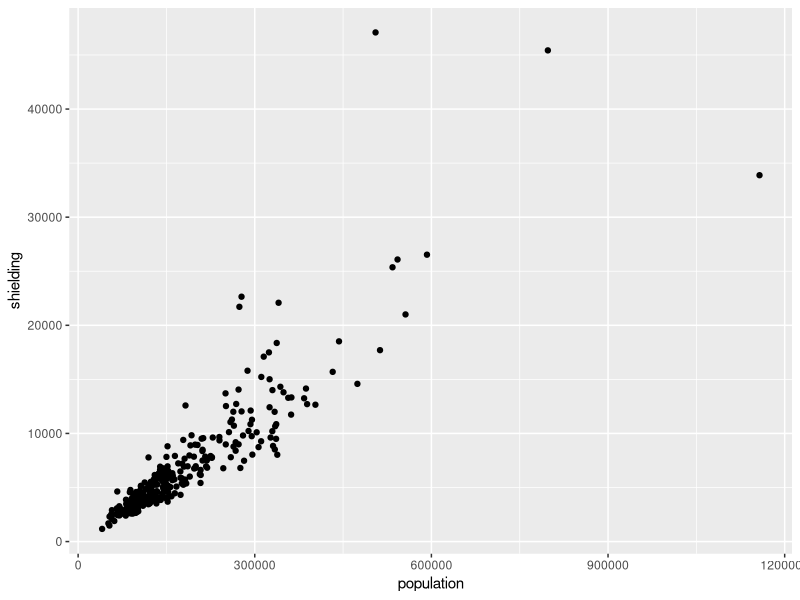
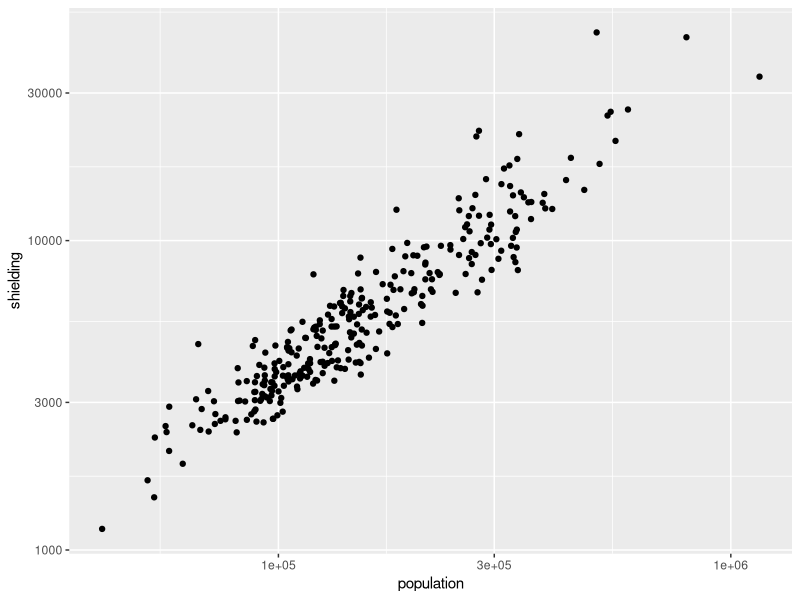
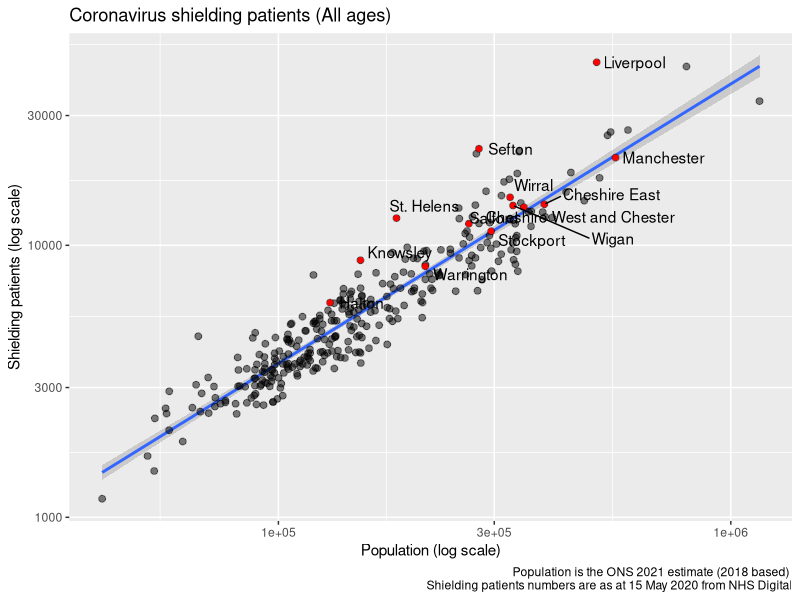
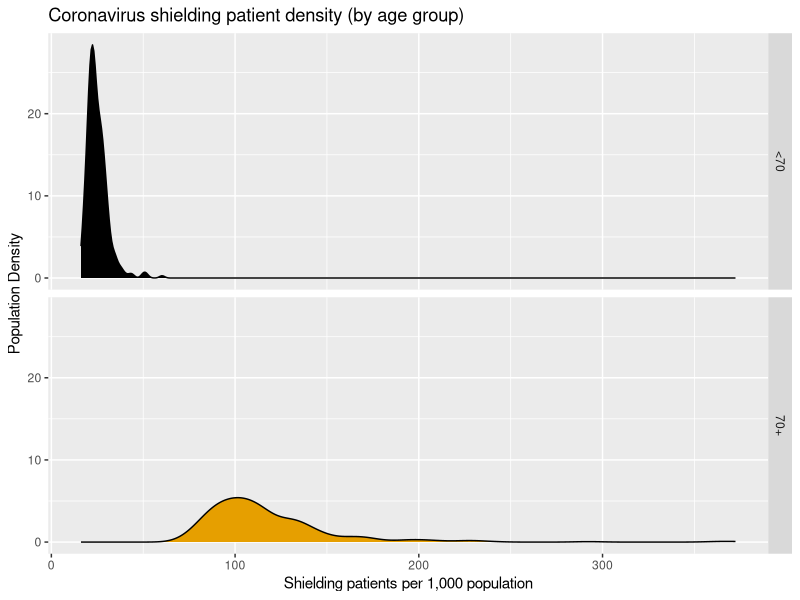
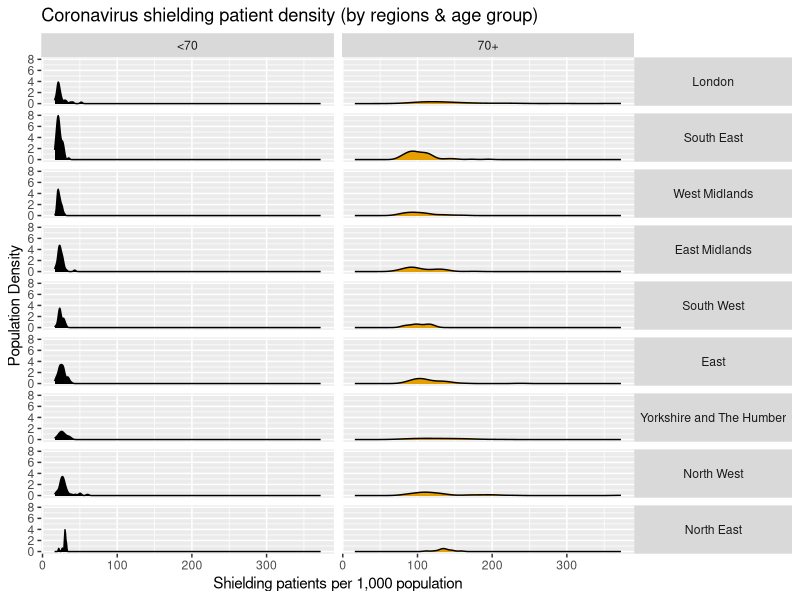
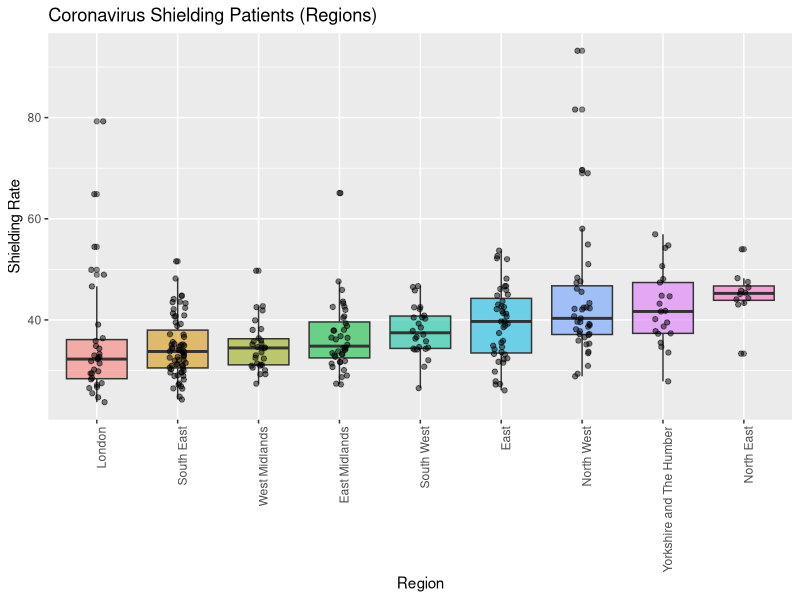

Here is the R script that generated these plots, in order:
## ---- chunk 1
library(tidyverse)
library(ggrepel)
library(ggthemes)
library(grid)
library(gridExtra)

# Importing the datasets from csv files
SPL_2020_05_15 <- read_csv("data/SPL-2020-05-15.csv")
X2018PopAll <- read_csv("data/2018PopAll.csv")
lasregionew2019 <- read_csv("data/lasregionew2019.csv")

## ---- chunk 2
# manipulating the data

# creating a vector containing age groups to classify together so SPL and Population data can be brought into one data frame
age_cat <- c("0-4", "5-9", "10-14", "15-19", "20-24", "25-29", "30-34", "35-39", "40-44", "45-49", "50-54", "55-59", "60-64", "65-69")

population_2021 <-
  X2018PopAll %>%
  mutate('AGE GROUP' = ifelse(`AGE GROUP` %in% age_cat,"<70",ifelse(`AGE GROUP` == "All ages", "All", "70+"))) %>%
  group_by(AREA, `AGE GROUP`) %>%
  summarise(population = sum(`2021`)) %>%
  ungroup()

shielding_data <-
  SPL_2020_05_15 %>%
  filter(`Breakdown Field` != "Gender") %>%
  mutate(`Breakdown Value` = ifelse(`Breakdown Value` == "ALL", "All", ifelse(`Breakdown Value` == "70+", "70+", "<70"))) %>%
  group_by(`LA Name`, `Breakdown Value`) %>%
  summarise(shielding = sum(`Patient Count`)) %>%
  ungroup()

# bringing the data sets together
combined_data <-
  left_join(population_2021, shielding_data, by = c("AREA" = "LA Name", "AGE GROUP" = "Breakdown Value")) %>%
  left_join(lasregionew2019, by = c("AREA" = "LA name")) %>%
  mutate(shielding_rate = shielding / population * 1000) %>%
  drop_na() %>%
  rename("area" = "AREA", "age" = "AGE GROUP", "region" = "Region name") %>%
  select(area, region, age, population, shielding, shielding_rate)

combined_data %>% filter(area == "Warrington") %>% head()
## ---- chunk 3
# Define a group so we can highlight Warrinton and others  
local_comparators <- c("Warrington",
                 "Liverpool",
                 "Wigan",
                 "St. Helens",
                 "Cheshire West and Chester",
                 "Cheshire East",
                 "Wirral",
                 "Knowsley",
                 "Sefton",
                 "Halton",
                 "Stockport",
                 "Salford",
                 "Manchester")
local_comparators
## ---- chunk 4
combined_data %>%
  filter(age == "All") %>%
  summarise(total_population = sum(population), total_shielding = sum(shielding), shielding_percentage = total_shielding / total_population *100)
## ---- chunk 5
combined_data %>%
  filter(age != "All") %>%
  group_by(age) %>%
  summarise(total_population = sum(population), total_shielding = sum(shielding), shielding_percentage = total_shielding / total_population *100)
## ---- chunk 6
combined_data %>%
  filter(age == "All") %>%
  ggplot(aes(population, shielding)) +
  geom_point()
## ---- chunk 7
combined_data %>%
  filter(age == "All") %>%
  ggplot(aes(population, shielding)) +
  geom_point() +
  scale_x_continuous(trans = "log10") +
  scale_y_continuous(trans = "log10")


## ---- chunk 8
# Overall population vs shielding
highlight_df <-
  combined_data %>%
  filter(area %in% local_comparators, age == "All")

scatter_plot_psall <-
  combined_data %>%
  filter(age == "All") %>%
  ggplot(aes(population, shielding)) +
  geom_smooth(method="lm") +
  geom_point(size = 2, alpha = 0.5) +
  geom_point(data = highlight_df, color = "red", alpha = 1) +
  geom_text_repel(data = highlight_df,aes(label = area), nudge_x = 0.07) +
  scale_x_continuous(trans = "log10") +
  scale_y_continuous(trans = "log10") +
  xlab("Population (log scale)") +
  ylab("Shielding patients (log scale)") +
  ggtitle("Coronavirus shielding patients (All ages)") +
  scale_color_colorblind() +
  labs(caption = "Population is the ONS 2021 estimate (2018 based) \n Shielding patients numbers are as at 15 May 2020 from NHS Digital")

scatter_plot_psall
## ---- chunk 9
# Comparing age groups, with density shown

density_plot_srage <- 
  combined_data %>%
  filter(age != "All") %>%
  ggplot(aes(shielding_rate, y = ..count.., fill = age)) +
  geom_density() +
  xlab("Shielding patients per 1,000 population") +
  ylab("Population Density") +
  ggtitle("Coronavirus shielding patient density (by age group)") +
  theme(legend.position = "none") +
  facet_grid(age~.) +
  scale_color_colorblind() +
  scale_fill_colorblind(name = "Key")

density_plot_srage
## ---- chunk 10
# Comparing age groups, with density shown

density_plot_srage <- 
  combined_data %>%
  mutate(region = reorder(region, shielding_rate, FUN = median)) %>%
  filter(age != "All") %>%
  ggplot(aes(shielding_rate, y = ..count.., fill = age)) +
  geom_density() +
  xlab("Shielding patients per 1,000 population") +
  ylab("Population Density") +
  ggtitle("Coronavirus shielding patient density (by regions & age group)") +
  theme(legend.position = "none") +
  facet_grid(region~age) +
  theme(strip.text.y = element_text(angle = 0)) +
  scale_color_colorblind() +
  scale_fill_colorblind(name = "Key")

density_plot_srage
## ---- chunk 11
box_plot_reg <- 
  combined_data %>%
  filter(age == 'All') %>%
  mutate(region = reorder(region, shielding_rate, FUN = median)) %>%
  ggplot(aes(region, shielding_rate, fill = region, alpha = 0.2)) +
  geom_boxplot() +
  geom_jitter(width = 0.1, alpha = 0.5) +
  xlab("Region") +
  ylab("Shielding Rate") +
  ggtitle("Coronavirus Shielding Patients (Regions)") +
  guides(alpha = "none") +
  theme(legend.position = "none") +
  theme(axis.text.x = element_text(angle = 90, hjust = 1))

box_plot_reg
## ---- chunk 12
combined_data %>% 
  filter(age == "All", region == "North West") %>%
  arrange(desc(shielding_rate))
## ---- chunk 13
combined_data %>% 
  filter(age == "70+", region == "North West") %>%
  arrange(desc(shielding_rate))
## ---- chunk 14
combined_data %>% 
  filter(age == "<70", region == "North West") %>%
  arrange(desc(shielding_rate))
